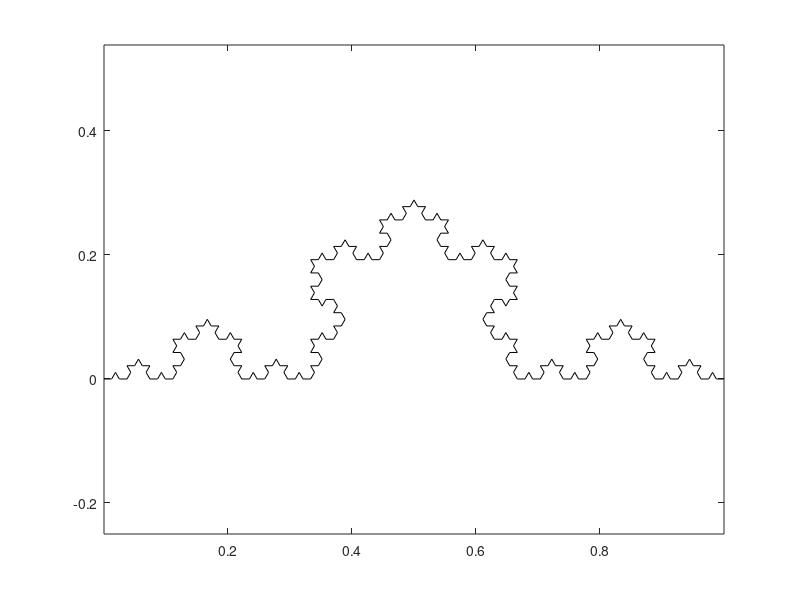

MATLAB code to generate this figure:
clc; clear all;

N = 4


 xs = [0,1]; 
 ys = [0,0];
 xk = [0, 1/3,.5,(2/3),1];
 yk = [0, 0,sin(pi/3)*(1/3),0,0 ]; 
 temp = [xs',ys'];     
 kochs=zeros(4^N+1,2);  

for ii = 1:N 
    numseg = 4^(ii-1);
    length =(1/3)^(ii-1);
    b = 0;           
        for jj = 1:numseg 
             x =[temp(jj,1),temp(jj+1,1)];
             y =[temp(jj,2),temp(jj+1,2)];
             t =atan2(y(2)-y(1),x(2)-x(1));
             R = [cos(t),-sin(t);sin(t) cos(t)] ; 
				    	
						   
             for i = 1:5  
               coord(i,:) = length *R*[xk(i);yk(i)];
             end
            coord(:,1) = coord(:,1) + x(1); 
            coord(:,2) = coord(:,2) + y(1);
            r2=5;
         if jj ~=numseg
             coord(5,:) = [];  
			     
             r2 = 4;
         end  
           a = b+1;   
           b = a+r2-1; 
         kochs(a:b,:)= [coord];
        end
        temp(1:(4^ii+1),:) = kochs(1:(4^ii+1),:);
end

        
 plot(temp(:,1),temp(:,2),'k')

%KUKAKR5
 temp = temp*500;   
 temp(:,2) = 1005 + temp(:,2);
 axis equal

